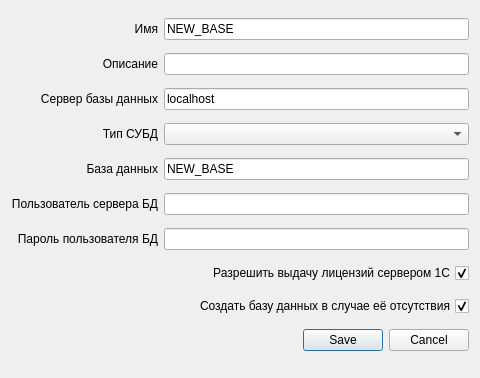
<?xml version="1.0" encoding="UTF-8"?>
<ui version="4.0">
 <class>dlgBaseCreate</class>
 <widget class="QDialog" name="dlgBaseCreate">
  <property name="geometry">
   <rect>
    <x>0</x>
    <y>0</y>
    <width>480</width>
    <height>378</height>
   </rect>
  </property>
  <property name="sizePolicy">
   <sizepolicy hsizetype="Preferred" vsizetype="Preferred">
    <horstretch>0</horstretch>
    <verstretch>0</verstretch>
   </sizepolicy>
  </property>
  <property name="windowTitle">
   <string>Создание информационной базы</string>
  </property>
  <layout class="QGridLayout" name="gridLayout">
   <item row="0" column="0">
    <widget class="QLabel" name="label">
     <property name="text">
      <string>Имя</string>
     </property>
     <property name="alignment">
      <set>Qt::AlignRight|Qt::AlignTrailing|Qt::AlignVCenter</set>
     </property>
    </widget>
   </item>
   <item row="0" column="1">
    <widget class="QLineEdit" name="eName">
     <property name="toolTip">
      <string>Имя базы в кластере !С</string>
     </property>
     <property name="text">
      <string>NEW_BASE</string>
     </property>
    </widget>
   </item>
   <item row="1" column="0">
    <widget class="QLabel" name="label_2">
     <property name="text">
      <string>Описание</string>
     </property>
     <property name="alignment">
      <set>Qt::AlignRight|Qt::AlignTrailing|Qt::AlignVCenter</set>
     </property>
    </widget>
   </item>
   <item row="1" column="1">
    <widget class="QLineEdit" name="eDescr"/>
   </item>
   <item row="2" column="0">
    <widget class="QLabel" name="label_3">
     <property name="text">
      <string>Сервер базы данных</string>
     </property>
     <property name="alignment">
      <set>Qt::AlignRight|Qt::AlignTrailing|Qt::AlignVCenter</set>
     </property>
    </widget>
   </item>
   <item row="2" column="1">
    <widget class="QLineEdit" name="eDBServer">
     <property name="toolTip">
      <string>Сетевой адрес SQL сервера</string>
     </property>
     <property name="text">
      <string>localhost</string>
     </property>
    </widget>
   </item>
   <item row="3" column="0">
    <widget class="QLabel" name="label_4">
     <property name="text">
      <string>Тип СУБД</string>
     </property>
     <property name="alignment">
      <set>Qt::AlignRight|Qt::AlignTrailing|Qt::AlignVCenter</set>
     </property>
    </widget>
   </item>
   <item row="3" column="1">
    <widget class="QComboBox" name="cbDBms">
     <property name="toolTip">
      <string/>
     </property>
    </widget>
   </item>
   <item row="4" column="0">
    <widget class="QLabel" name="label_5">
     <property name="text">
      <string>База данных</string>
     </property>
     <property name="alignment">
      <set>Qt::AlignRight|Qt::AlignTrailing|Qt::AlignVCenter</set>
     </property>
    </widget>
   </item>
   <item row="4" column="1">
    <widget class="QLineEdit" name="eDBName">
     <property name="toolTip">
      <string>Имя базы данных на SQL сервере</string>
     </property>
     <property name="text">
      <string>NEW_BASE</string>
     </property>
    </widget>
   </item>
   <item row="5" column="0">
    <widget class="QLabel" name="label_6">
     <property name="text">
      <string>Пользователь сервера БД</string>
     </property>
     <property name="alignment">
      <set>Qt::AlignRight|Qt::AlignTrailing|Qt::AlignVCenter</set>
     </property>
    </widget>
   </item>
   <item row="5" column="1">
    <widget class="QLineEdit" name="eDBUser">
     <property name="toolTip">
      <string>Имя пользователя SQL сервера</string>
     </property>
     <property name="text">
      <string/>
     </property>
    </widget>
   </item>
   <item row="6" column="0">
    <widget class="QLabel" name="label_7">
     <property name="text">
      <string>Пароль пользователя БД</string>
     </property>
     <property name="alignment">
      <set>Qt::AlignRight|Qt::AlignTrailing|Qt::AlignVCenter</set>
     </property>
    </widget>
   </item>
   <item row="6" column="1">
    <widget class="QLineEdit" name="eDBPasswd">
     <property name="toolTip">
      <string>Пароль пользователя SQL сервера</string>
     </property>
     <property name="text">
      <string/>
     </property>
     <property name="echoMode">
      <enum>QLineEdit::Password</enum>
     </property>
    </widget>
   </item>
   <item row="7" column="0" colspan="2">
    <widget class="QCheckBox" name="cbLic">
     <property name="layoutDirection">
      <enum>Qt::RightToLeft</enum>
     </property>
     <property name="text">
      <string>Разрешить выдачу лицензий сервером 1С</string>
     </property>
     <property name="checked">
      <bool>true</bool>
     </property>
    </widget>
   </item>
   <item row="8" column="0" colspan="2">
    <widget class="QCheckBox" name="cbDBCreate">
     <property name="layoutDirection">
      <enum>Qt::RightToLeft</enum>
     </property>
     <property name="text">
      <string>Создать базу данных в случае её отсутствия</string>
     </property>
     <property name="checked">
      <bool>true</bool>
     </property>
    </widget>
   </item>
   <item row="9" column="0" colspan="2">
    <widget class="QDialogButtonBox" name="buttonBox">
     <property name="layoutDirection">
      <enum>Qt::LeftToRight</enum>
     </property>
     <property name="orientation">
      <enum>Qt::Horizontal</enum>
     </property>
     <property name="standardButtons">
      <set>QDialogButtonBox::Cancel|QDialogButtonBox::Save</set>
     </property>
     <property name="centerButtons">
      <bool>false</bool>
     </property>
    </widget>
   </item>
  </layout>
 </widget>
 <resources/>
 <connections>
  <connection>
   <sender>buttonBox</sender>
   <signal>accepted()</signal>
   <receiver>dlgBaseCreate</receiver>
   <slot>accept()</slot>
   <hints>
    <hint type="sourcelabel">
     <x>373</x>
     <y>371</y>
    </hint>
    <hint type="destinationlabel">
     <x>157</x>
     <y>274</y>
    </hint>
   </hints>
  </connection>
  <connection>
   <sender>buttonBox</sender>
   <signal>rejected()</signal>
   <receiver>dlgBaseCreate</receiver>
   <slot>reject()</slot>
   <hints>
    <hint type="sourcelabel">
     <x>373</x>
     <y>371</y>
    </hint>
    <hint type="destinationlabel">
     <x>286</x>
     <y>274</y>
    </hint>
   </hints>
  </connection>
  <connection>
   <sender>eName</sender>
   <signal>textChanged(QString)</signal>
   <receiver>eDBName</receiver>
   <slot>setText(QString)</slot>
   <hints>
    <hint type="sourcelabel">
     <x>229</x>
     <y>22</y>
    </hint>
    <hint type="destinationlabel">
     <x>219</x>
     <y>177</y>
    </hint>
   </hints>
  </connection>
 </connections>
</ui>
